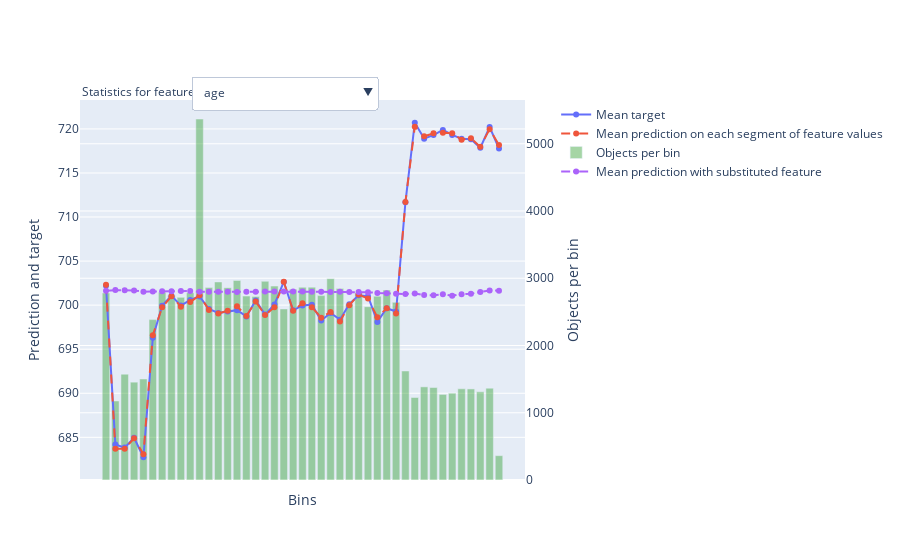

Notebook source saved alongside this figure:
### Code cell
# Calculate feature statistics
catboost_regressor.calc_feature_statistics(X_train, y_train, max_cat_features_on_plot=20);
